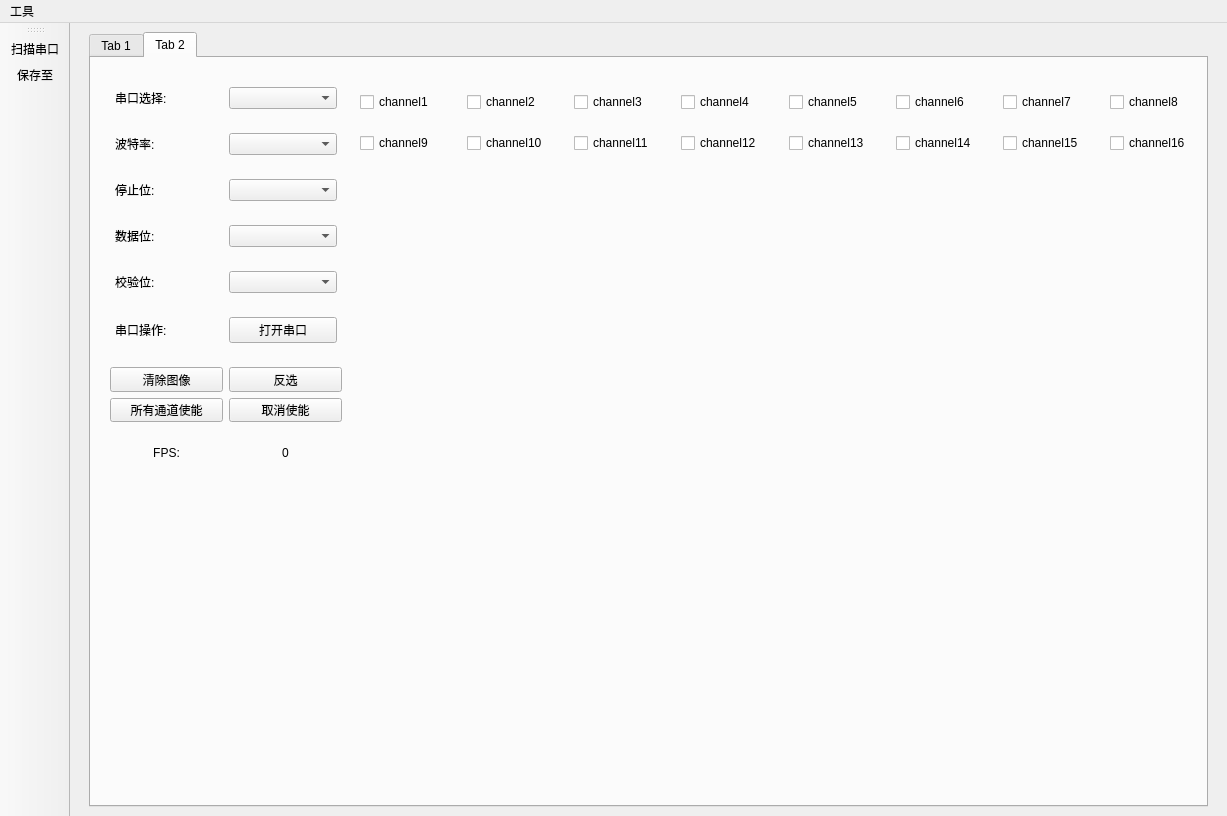
<?xml version="1.0" encoding="UTF-8"?>
<ui version="4.0">
 <class>MainWindow</class>
 <widget class="QMainWindow" name="MainWindow">
  <property name="enabled">
   <bool>true</bool>
  </property>
  <property name="geometry">
   <rect>
    <x>0</x>
    <y>0</y>
    <width>1227</width>
    <height>816</height>
   </rect>
  </property>
  <property name="minimumSize">
   <size>
    <width>100</width>
    <height>100</height>
   </size>
  </property>
  <property name="windowTitle">
   <string>串口助手 (力创RM-张辉阳)</string>
  </property>
  <widget class="QWidget" name="centralwidget">
   <layout class="QHBoxLayout" name="horizontalLayout_19">
    <item>
     <spacer name="horizontalSpacer">
      <property name="orientation">
       <enum>Qt::Horizontal</enum>
      </property>
      <property name="sizeType">
       <enum>QSizePolicy::Minimum</enum>
      </property>
      <property name="sizeHint" stdset="0">
       <size>
        <width>10</width>
        <height>20</height>
       </size>
      </property>
     </spacer>
    </item>
    <item>
     <widget class="QTabWidget" name="tabWidget">
      <property name="currentIndex">
       <number>1</number>
      </property>
      <widget class="QWidget" name="serialTAB">
       <property name="focusPolicy">
        <enum>Qt::NoFocus</enum>
       </property>
       <attribute name="title">
        <string>Tab 1</string>
       </attribute>
       <layout class="QGridLayout" name="gridLayout_2">
        <item row="0" column="0">
         <widget class="QWidget" name="widget_9" native="true">
          <layout class="QHBoxLayout" name="horizontalLayout_7">
           <item>
            <widget class="QWidget" name="widget_6" native="true">
             <property name="minimumSize">
              <size>
               <width>250</width>
               <height>0</height>
              </size>
             </property>
             <property name="maximumSize">
              <size>
               <width>250</width>
               <height>16777215</height>
              </size>
             </property>
             <layout class="QVBoxLayout" name="verticalLayout">
              <item>
               <widget class="QWidget" name="widget" native="true">
                <layout class="QHBoxLayout" name="horizontalLayout">
                 <item>
                  <spacer name="horizontalSpacer_5">
                   <property name="orientation">
                    <enum>Qt::Horizontal</enum>
                   </property>
                   <property name="sizeType">
                    <enum>QSizePolicy::Minimum</enum>
                   </property>
                   <property name="sizeHint" stdset="0">
                    <size>
                     <width>5</width>
                     <height>20</height>
                    </size>
                   </property>
                  </spacer>
                 </item>
                 <item>
                  <widget class="QLabel" name="label">
                   <property name="text">
                    <string>串口选择:</string>
                   </property>
                  </widget>
                 </item>
                 <item>
                  <widget class="QComboBox" name="portBox"/>
                 </item>
                 <item>
                  <spacer name="horizontalSpacer_4">
                   <property name="orientation">
                    <enum>Qt::Horizontal</enum>
                   </property>
                   <property name="sizeType">
                    <enum>QSizePolicy::Minimum</enum>
                   </property>
                   <property name="sizeHint" stdset="0">
                    <size>
                     <width>5</width>
                     <height>20</height>
                    </size>
                   </property>
                  </spacer>
                 </item>
                </layout>
               </widget>
              </item>
              <item>
               <widget class="QWidget" name="widget_2" native="true">
                <layout class="QHBoxLayout" name="horizontalLayout_2">
                 <item>
                  <spacer name="horizontalSpacer_6">
                   <property name="orientation">
                    <enum>Qt::Horizontal</enum>
                   </property>
                   <property name="sizeType">
                    <enum>QSizePolicy::Minimum</enum>
                   </property>
                   <property name="sizeHint" stdset="0">
                    <size>
                     <width>5</width>
                     <height>20</height>
                    </size>
                   </property>
                  </spacer>
                 </item>
                 <item>
                  <widget class="QLabel" name="label_2">
                   <property name="text">
                    <string>波特率:</string>
                   </property>
                  </widget>
                 </item>
                 <item>
                  <widget class="QComboBox" name="boundrateBox"/>
                 </item>
                 <item>
                  <spacer name="horizontalSpacer_8">
                   <property name="orientation">
                    <enum>Qt::Horizontal</enum>
                   </property>
                   <property name="sizeType">
                    <enum>QSizePolicy::Minimum</enum>
                   </property>
                   <property name="sizeHint" stdset="0">
                    <size>
                     <width>5</width>
                     <height>20</height>
                    </size>
                   </property>
                  </spacer>
                 </item>
                </layout>
               </widget>
              </item>
              <item>
               <widget class="QWidget" name="widget_3" native="true">
                <layout class="QHBoxLayout" name="horizontalLayout_3">
                 <item>
                  <spacer name="horizontalSpacer_9">
                   <property name="orientation">
                    <enum>Qt::Horizontal</enum>
                   </property>
                   <property name="sizeType">
                    <enum>QSizePolicy::Minimum</enum>
                   </property>
                   <property name="sizeHint" stdset="0">
                    <size>
                     <width>5</width>
                     <height>20</height>
                    </size>
                   </property>
                  </spacer>
                 </item>
                 <item>
                  <widget class="QLabel" name="label_3">
                   <property name="text">
                    <string>停止位:</string>
                   </property>
                  </widget>
                 </item>
                 <item>
                  <widget class="QComboBox" name="stopByteBox"/>
                 </item>
                 <item>
                  <spacer name="horizontalSpacer_14">
                   <property name="orientation">
                    <enum>Qt::Horizontal</enum>
                   </property>
                   <property name="sizeType">
                    <enum>QSizePolicy::Minimum</enum>
                   </property>
                   <property name="sizeHint" stdset="0">
                    <size>
                     <width>5</width>
                     <height>20</height>
                    </size>
                   </property>
                  </spacer>
                 </item>
                </layout>
               </widget>
              </item>
              <item>
               <widget class="QWidget" name="widget_4" native="true">
                <layout class="QHBoxLayout" name="horizontalLayout_4">
                 <item>
                  <spacer name="horizontalSpacer_10">
                   <property name="orientation">
                    <enum>Qt::Horizontal</enum>
                   </property>
                   <property name="sizeType">
                    <enum>QSizePolicy::Minimum</enum>
                   </property>
                   <property name="sizeHint" stdset="0">
                    <size>
                     <width>5</width>
                     <height>20</height>
                    </size>
                   </property>
                  </spacer>
                 </item>
                 <item>
                  <widget class="QLabel" name="label_4">
                   <property name="text">
                    <string>数据位:</string>
                   </property>
                  </widget>
                 </item>
                 <item>
                  <widget class="QComboBox" name="dataByteBox"/>
                 </item>
                 <item>
                  <spacer name="horizontalSpacer_18">
                   <property name="orientation">
                    <enum>Qt::Horizontal</enum>
                   </property>
                   <property name="sizeType">
                    <enum>QSizePolicy::Minimum</enum>
                   </property>
                   <property name="sizeHint" stdset="0">
                    <size>
                     <width>5</width>
                     <height>20</height>
                    </size>
                   </property>
                  </spacer>
                 </item>
                </layout>
               </widget>
              </item>
              <item>
               <widget class="QWidget" name="widget_5" native="true">
                <layout class="QHBoxLayout" name="horizontalLayout_5">
                 <item>
                  <spacer name="horizontalSpacer_11">
                   <property name="orientation">
                    <enum>Qt::Horizontal</enum>
                   </property>
                   <property name="sizeType">
                    <enum>QSizePolicy::Minimum</enum>
                   </property>
                   <property name="sizeHint" stdset="0">
                    <size>
                     <width>5</width>
                     <height>20</height>
                    </size>
                   </property>
                  </spacer>
                 </item>
                 <item>
                  <widget class="QLabel" name="label_5">
                   <property name="text">
                    <string>校验位:</string>
                   </property>
                  </widget>
                 </item>
                 <item>
                  <widget class="QComboBox" name="checkByteBox"/>
                 </item>
                 <item>
                  <spacer name="horizontalSpacer_19">
                   <property name="orientation">
                    <enum>Qt::Horizontal</enum>
                   </property>
                   <property name="sizeType">
                    <enum>QSizePolicy::Minimum</enum>
                   </property>
                   <property name="sizeHint" stdset="0">
                    <size>
                     <width>5</width>
                     <height>20</height>
                    </size>
                   </property>
                  </spacer>
                 </item>
                </layout>
               </widget>
              </item>
              <item>
               <widget class="QWidget" name="widget_7" native="true">
                <layout class="QHBoxLayout" name="horizontalLayout_6">
                 <item>
                  <spacer name="horizontalSpacer_12">
                   <property name="orientation">
                    <enum>Qt::Horizontal</enum>
                   </property>
                   <property name="sizeType">
                    <enum>QSizePolicy::Minimum</enum>
                   </property>
                   <property name="sizeHint" stdset="0">
                    <size>
                     <width>5</width>
                     <height>20</height>
                    </size>
                   </property>
                  </spacer>
                 </item>
                 <item>
                  <widget class="QLabel" name="label_6">
                   <property name="text">
                    <string>串口操作:</string>
                   </property>
                  </widget>
                 </item>
                 <item>
                  <widget class="QPushButton" name="clickSerial">
                   <property name="enabled">
                    <bool>true</bool>
                   </property>
                   <property name="text">
                    <string>打开串口</string>
                   </property>
                  </widget>
                 </item>
                 <item>
                  <spacer name="horizontalSpacer_21">
                   <property name="orientation">
                    <enum>Qt::Horizontal</enum>
                   </property>
                   <property name="sizeType">
                    <enum>QSizePolicy::Minimum</enum>
                   </property>
                   <property name="sizeHint" stdset="0">
                    <size>
                     <width>5</width>
                     <height>20</height>
                    </size>
                   </property>
                  </spacer>
                 </item>
                </layout>
               </widget>
              </item>
              <item>
               <widget class="QWidget" name="widget_12" native="true">
                <layout class="QHBoxLayout" name="horizontalLayout_10">
                 <item>
                  <spacer name="horizontalSpacer_13">
                   <property name="orientation">
                    <enum>Qt::Horizontal</enum>
                   </property>
                   <property name="sizeType">
                    <enum>QSizePolicy::Minimum</enum>
                   </property>
                   <property name="sizeHint" stdset="0">
                    <size>
                     <width>5</width>
                     <height>20</height>
                    </size>
                   </property>
                  </spacer>
                 </item>
                 <item>
                  <widget class="QCheckBox" name="hexShow">
                   <property name="text">
                    <string>16进制展示</string>
                   </property>
                  </widget>
                 </item>
                 <item>
                  <widget class="QPushButton" name="clearReceive">
                   <property name="text">
                    <string>清除接收</string>
                   </property>
                  </widget>
                 </item>
                 <item>
                  <spacer name="horizontalSpacer_23">
                   <property name="orientation">
                    <enum>Qt::Horizontal</enum>
                   </property>
                   <property name="sizeType">
                    <enum>QSizePolicy::Minimum</enum>
                   </property>
                   <property name="sizeHint" stdset="0">
                    <size>
                     <width>5</width>
                     <height>20</height>
                    </size>
                   </property>
                  </spacer>
                 </item>
                </layout>
               </widget>
              </item>
             </layout>
            </widget>
           </item>
           <item>
            <widget class="QTextEdit" name="receiveText">
             <property name="enabled">
              <bool>true</bool>
             </property>
             <property name="minimumSize">
              <size>
               <width>800</width>
               <height>500</height>
              </size>
             </property>
             <property name="maximumSize">
              <size>
               <width>800</width>
               <height>16777215</height>
              </size>
             </property>
            </widget>
           </item>
          </layout>
         </widget>
        </item>
        <item row="1" column="0">
         <widget class="QWidget" name="widget_10" native="true">
          <property name="minimumSize">
           <size>
            <width>0</width>
            <height>80</height>
           </size>
          </property>
          <property name="maximumSize">
           <size>
            <width>16777215</width>
            <height>120</height>
           </size>
          </property>
          <layout class="QHBoxLayout" name="horizontalLayout_9">
           <item>
            <widget class="QWidget" name="widget_11" native="true">
             <property name="minimumSize">
              <size>
               <width>250</width>
               <height>0</height>
              </size>
             </property>
             <property name="maximumSize">
              <size>
               <width>250</width>
               <height>16777215</height>
              </size>
             </property>
             <layout class="QGridLayout" name="gridLayout_3">
              <item row="0" column="0">
               <widget class="QWidget" name="widget_13" native="true">
                <layout class="QHBoxLayout" name="horizontalLayout_8">
                 <item>
                  <widget class="QPushButton" name="sendData">
                   <property name="text">
                    <string>发送</string>
                   </property>
                  </widget>
                 </item>
                 <item>
                  <widget class="QCheckBox" name="checkBox">
                   <property name="text">
                    <string>16进制发送</string>
                   </property>
                  </widget>
                 </item>
                </layout>
               </widget>
              </item>
              <item row="1" column="0">
               <widget class="QWidget" name="widget_14" native="true">
                <layout class="QHBoxLayout" name="horizontalLayout_11">
                 <item>
                  <widget class="QPushButton" name="clearSend">
                   <property name="text">
                    <string>清除发送</string>
                   </property>
                  </widget>
                 </item>
                 <item>
                  <widget class="QCheckBox" name="sendNewLine">
                   <property name="text">
                    <string>发送新行</string>
                   </property>
                  </widget>
                 </item>
                </layout>
               </widget>
              </item>
             </layout>
            </widget>
           </item>
           <item>
            <widget class="QTextEdit" name="sendDataText">
             <property name="minimumSize">
              <size>
               <width>800</width>
               <height>0</height>
              </size>
             </property>
             <property name="maximumSize">
              <size>
               <width>800</width>
               <height>16777215</height>
              </size>
             </property>
            </widget>
           </item>
          </layout>
         </widget>
        </item>
       </layout>
      </widget>
      <widget class="QWidget" name="waveformTAB">
       <attribute name="title">
        <string>Tab 2</string>
       </attribute>
       <widget class="QCustomPlot" name="waveWidget" native="true">
        <property name="geometry">
         <rect>
          <x>270</x>
          <y>120</y>
          <width>851</width>
          <height>481</height>
         </rect>
        </property>
       </widget>
       <widget class="QWidget" name="widget_8" native="true">
        <property name="geometry">
         <rect>
          <x>10</x>
          <y>20</y>
          <width>250</width>
          <height>391</height>
         </rect>
        </property>
        <property name="minimumSize">
         <size>
          <width>250</width>
          <height>0</height>
         </size>
        </property>
        <property name="maximumSize">
         <size>
          <width>250</width>
          <height>16777215</height>
         </size>
        </property>
        <layout class="QVBoxLayout" name="verticalLayout_2">
         <item>
          <widget class="QWidget" name="widget_15" native="true">
           <layout class="QHBoxLayout" name="horizontalLayout_12">
            <item>
             <spacer name="horizontalSpacer_7">
              <property name="orientation">
               <enum>Qt::Horizontal</enum>
              </property>
              <property name="sizeType">
               <enum>QSizePolicy::Minimum</enum>
              </property>
              <property name="sizeHint" stdset="0">
               <size>
                <width>5</width>
                <height>20</height>
               </size>
              </property>
             </spacer>
            </item>
            <item>
             <widget class="QLabel" name="label_7">
              <property name="text">
               <string>串口选择:</string>
              </property>
             </widget>
            </item>
            <item>
             <widget class="QComboBox" name="portBox_2"/>
            </item>
            <item>
             <spacer name="horizontalSpacer_15">
              <property name="orientation">
               <enum>Qt::Horizontal</enum>
              </property>
              <property name="sizeType">
               <enum>QSizePolicy::Minimum</enum>
              </property>
              <property name="sizeHint" stdset="0">
               <size>
                <width>5</width>
                <height>20</height>
               </size>
              </property>
             </spacer>
            </item>
           </layout>
          </widget>
         </item>
         <item>
          <widget class="QWidget" name="widget_16" native="true">
           <layout class="QHBoxLayout" name="horizontalLayout_13">
            <item>
             <spacer name="horizontalSpacer_16">
              <property name="orientation">
               <enum>Qt::Horizontal</enum>
              </property>
              <property name="sizeType">
               <enum>QSizePolicy::Minimum</enum>
              </property>
              <property name="sizeHint" stdset="0">
               <size>
                <width>5</width>
                <height>20</height>
               </size>
              </property>
             </spacer>
            </item>
            <item>
             <widget class="QLabel" name="label_8">
              <property name="text">
               <string>波特率:</string>
              </property>
             </widget>
            </item>
            <item>
             <widget class="QComboBox" name="boundrateBox_2"/>
            </item>
            <item>
             <spacer name="horizontalSpacer_17">
              <property name="orientation">
               <enum>Qt::Horizontal</enum>
              </property>
              <property name="sizeType">
               <enum>QSizePolicy::Minimum</enum>
              </property>
              <property name="sizeHint" stdset="0">
               <size>
                <width>5</width>
                <height>20</height>
               </size>
              </property>
             </spacer>
            </item>
           </layout>
          </widget>
         </item>
         <item>
          <widget class="QWidget" name="widget_17" native="true">
           <layout class="QHBoxLayout" name="horizontalLayout_14">
            <item>
             <spacer name="horizontalSpacer_20">
              <property name="orientation">
               <enum>Qt::Horizontal</enum>
              </property>
              <property name="sizeType">
               <enum>QSizePolicy::Minimum</enum>
              </property>
              <property name="sizeHint" stdset="0">
               <size>
                <width>5</width>
                <height>20</height>
               </size>
              </property>
             </spacer>
            </item>
            <item>
             <widget class="QLabel" name="label_9">
              <property name="text">
               <string>停止位:</string>
              </property>
             </widget>
            </item>
            <item>
             <widget class="QComboBox" name="stopByteBox_2"/>
            </item>
            <item>
             <spacer name="horizontalSpacer_22">
              <property name="orientation">
               <enum>Qt::Horizontal</enum>
              </property>
              <property name="sizeType">
               <enum>QSizePolicy::Minimum</enum>
              </property>
              <property name="sizeHint" stdset="0">
               <size>
                <width>5</width>
                <height>20</height>
               </size>
              </property>
             </spacer>
            </item>
           </layout>
          </widget>
         </item>
         <item>
          <widget class="QWidget" name="widget_18" native="true">
           <layout class="QHBoxLayout" name="horizontalLayout_15">
            <item>
             <spacer name="horizontalSpacer_24">
              <property name="orientation">
               <enum>Qt::Horizontal</enum>
              </property>
              <property name="sizeType">
               <enum>QSizePolicy::Minimum</enum>
              </property>
              <property name="sizeHint" stdset="0">
               <size>
                <width>5</width>
                <height>20</height>
               </size>
              </property>
             </spacer>
            </item>
            <item>
             <widget class="QLabel" name="label_10">
              <property name="text">
               <string>数据位:</string>
              </property>
             </widget>
            </item>
            <item>
             <widget class="QComboBox" name="dataByteBox_2"/>
            </item>
            <item>
             <spacer name="horizontalSpacer_25">
              <property name="orientation">
               <enum>Qt::Horizontal</enum>
              </property>
              <property name="sizeType">
               <enum>QSizePolicy::Minimum</enum>
              </property>
              <property name="sizeHint" stdset="0">
               <size>
                <width>5</width>
                <height>20</height>
               </size>
              </property>
             </spacer>
            </item>
           </layout>
          </widget>
         </item>
         <item>
          <widget class="QWidget" name="widget_19" native="true">
           <layout class="QHBoxLayout" name="horizontalLayout_16">
            <item>
             <spacer name="horizontalSpacer_26">
              <property name="orientation">
               <enum>Qt::Horizontal</enum>
              </property>
              <property name="sizeType">
               <enum>QSizePolicy::Minimum</enum>
              </property>
              <property name="sizeHint" stdset="0">
               <size>
                <width>5</width>
                <height>20</height>
               </size>
              </property>
             </spacer>
            </item>
            <item>
             <widget class="QLabel" name="label_11">
              <property name="text">
               <string>校验位:</string>
              </property>
             </widget>
            </item>
            <item>
             <widget class="QComboBox" name="checkByteBox_2"/>
            </item>
            <item>
             <spacer name="horizontalSpacer_27">
              <property name="orientation">
               <enum>Qt::Horizontal</enum>
              </property>
              <property name="sizeType">
               <enum>QSizePolicy::Minimum</enum>
              </property>
              <property name="sizeHint" stdset="0">
               <size>
                <width>5</width>
                <height>20</height>
               </size>
              </property>
             </spacer>
            </item>
           </layout>
          </widget>
         </item>
         <item>
          <widget class="QWidget" name="widget_20" native="true">
           <layout class="QHBoxLayout" name="horizontalLayout_17">
            <item>
             <spacer name="horizontalSpacer_28">
              <property name="orientation">
               <enum>Qt::Horizontal</enum>
              </property>
              <property name="sizeType">
               <enum>QSizePolicy::Minimum</enum>
              </property>
              <property name="sizeHint" stdset="0">
               <size>
                <width>5</width>
                <height>20</height>
               </size>
              </property>
             </spacer>
            </item>
            <item>
             <widget class="QLabel" name="label_12">
              <property name="text">
               <string>串口操作:</string>
              </property>
             </widget>
            </item>
            <item>
             <widget class="QPushButton" name="openSerial">
              <property name="enabled">
               <bool>true</bool>
              </property>
              <property name="text">
               <string>打开串口</string>
              </property>
             </widget>
            </item>
            <item>
             <spacer name="horizontalSpacer_29">
              <property name="orientation">
               <enum>Qt::Horizontal</enum>
              </property>
              <property name="sizeType">
               <enum>QSizePolicy::Minimum</enum>
              </property>
              <property name="sizeHint" stdset="0">
               <size>
                <width>5</width>
                <height>20</height>
               </size>
              </property>
             </spacer>
            </item>
           </layout>
          </widget>
         </item>
         <item>
          <widget class="QWidget" name="widget_22" native="true">
           <layout class="QGridLayout" name="gridLayout_4">
            <item row="0" column="0">
             <widget class="QPushButton" name="clearWaves">
              <property name="text">
               <string>清除图像</string>
              </property>
             </widget>
            </item>
            <item row="0" column="1">
             <widget class="QPushButton" name="reverseAll">
              <property name="text">
               <string>反选</string>
              </property>
             </widget>
            </item>
            <item row="1" column="0">
             <widget class="QPushButton" name="enableAll">
              <property name="text">
               <string>所有通道使能</string>
              </property>
             </widget>
            </item>
            <item row="1" column="1">
             <widget class="QPushButton" name="cancelEnableAll">
              <property name="text">
               <string>取消使能</string>
              </property>
             </widget>
            </item>
           </layout>
          </widget>
         </item>
         <item>
          <widget class="QWidget" name="widget_23" native="true">
           <layout class="QHBoxLayout" name="horizontalLayout_18">
            <item>
             <widget class="QLabel" name="label_13">
              <property name="text">
               <string>FPS:</string>
              </property>
              <property name="alignment">
               <set>Qt::AlignCenter</set>
              </property>
             </widget>
            </item>
            <item>
             <widget class="QLabel" name="label_FPS">
              <property name="text">
               <string>0</string>
              </property>
              <property name="alignment">
               <set>Qt::AlignCenter</set>
              </property>
             </widget>
            </item>
           </layout>
          </widget>
         </item>
        </layout>
       </widget>
       <widget class="QWidget" name="widget_21" native="true">
        <property name="geometry">
         <rect>
          <x>269</x>
          <y>19</y>
          <width>851</width>
          <height>91</height>
         </rect>
        </property>
        <layout class="QGridLayout" name="gridLayout">
         <item row="0" column="4">
          <widget class="QCheckBox" name="enableChannel5">
           <property name="text">
            <string>channel5</string>
           </property>
          </widget>
         </item>
         <item row="1" column="0">
          <widget class="QCheckBox" name="enableChannel9">
           <property name="text">
            <string>channel9</string>
           </property>
          </widget>
         </item>
         <item row="1" column="3">
          <widget class="QCheckBox" name="enableChannel12">
           <property name="text">
            <string>channel12</string>
           </property>
          </widget>
         </item>
         <item row="1" column="4">
          <widget class="QCheckBox" name="enableChannel13">
           <property name="text">
            <string>channel13</string>
           </property>
          </widget>
         </item>
         <item row="0" column="3">
          <widget class="QCheckBox" name="enableChannel4">
           <property name="text">
            <string>channel4</string>
           </property>
          </widget>
         </item>
         <item row="1" column="6">
          <widget class="QCheckBox" name="enableChannel15">
           <property name="text">
            <string>channel15</string>
           </property>
          </widget>
         </item>
         <item row="1" column="1">
          <widget class="QCheckBox" name="enableChannel10">
           <property name="text">
            <string>channel10</string>
           </property>
          </widget>
         </item>
         <item row="1" column="2">
          <widget class="QCheckBox" name="enableChannel11">
           <property name="text">
            <string>channel11</string>
           </property>
          </widget>
         </item>
         <item row="1" column="5">
          <widget class="QCheckBox" name="enableChannel14">
           <property name="text">
            <string>channel14</string>
           </property>
          </widget>
         </item>
         <item row="0" column="2">
          <widget class="QCheckBox" name="enableChannel3">
           <property name="text">
            <string>channel3</string>
           </property>
          </widget>
         </item>
         <item row="0" column="0">
          <widget class="QCheckBox" name="enableChannel1">
           <property name="text">
            <string>channel1</string>
           </property>
          </widget>
         </item>
         <item row="0" column="5">
          <widget class="QCheckBox" name="enableChannel6">
           <property name="text">
            <string>channel6</string>
           </property>
          </widget>
         </item>
         <item row="0" column="6">
          <widget class="QCheckBox" name="enableChannel7">
           <property name="text">
            <string>channel7</string>
           </property>
          </widget>
         </item>
         <item row="0" column="1">
          <widget class="QCheckBox" name="enableChannel2">
           <property name="text">
            <string>channel2</string>
           </property>
          </widget>
         </item>
         <item row="0" column="7">
          <widget class="QCheckBox" name="enableChannel8">
           <property name="text">
            <string>channel8</string>
           </property>
          </widget>
         </item>
         <item row="1" column="7">
          <widget class="QCheckBox" name="enableChannel16">
           <property name="text">
            <string>channel16</string>
           </property>
          </widget>
         </item>
        </layout>
       </widget>
      </widget>
     </widget>
    </item>
    <item>
     <spacer name="horizontalSpacer_2">
      <property name="orientation">
       <enum>Qt::Horizontal</enum>
      </property>
      <property name="sizeType">
       <enum>QSizePolicy::Minimum</enum>
      </property>
      <property name="sizeHint" stdset="0">
       <size>
        <width>10</width>
        <height>20</height>
       </size>
      </property>
     </spacer>
    </item>
   </layout>
  </widget>
  <widget class="QMenuBar" name="menubar">
   <property name="geometry">
    <rect>
     <x>0</x>
     <y>0</y>
     <width>1227</width>
     <height>23</height>
    </rect>
   </property>
   <widget class="QMenu" name="menu">
    <property name="title">
     <string>工具</string>
    </property>
    <addaction name="actionrefresh"/>
    <addaction name="actionsaveFile"/>
   </widget>
   <addaction name="menu"/>
  </widget>
  <widget class="QToolBar" name="toolBar">
   <property name="windowTitle">
    <string>toolBar</string>
   </property>
   <attribute name="toolBarArea">
    <enum>LeftToolBarArea</enum>
   </attribute>
   <attribute name="toolBarBreak">
    <bool>false</bool>
   </attribute>
   <addaction name="actionrefresh"/>
   <addaction name="actionsaveFile"/>
  </widget>
  <action name="actionrefresh">
   <property name="icon">
    <iconset resource="res.qrc">
     <normaloff>:/Image/refresh.png</normaloff>:/Image/refresh.png</iconset>
   </property>
   <property name="text">
    <string>扫描串口</string>
   </property>
  </action>
  <action name="actionsaveFile">
   <property name="icon">
    <iconset resource="res.qrc">
     <normaloff>:/Image/backup.png</normaloff>:/Image/backup.png</iconset>
   </property>
   <property name="text">
    <string>保存至</string>
   </property>
   <property name="shortcut">
    <string>Ctrl+S</string>
   </property>
  </action>
 </widget>
 <customwidgets>
  <customwidget>
   <class>QCustomPlot</class>
   <extends>QWidget</extends>
   <header>qcustomplot.h</header>
   <container>1</container>
  </customwidget>
 </customwidgets>
 <resources>
  <include location="res.qrc"/>
 </resources>
 <connections/>
</ui>
